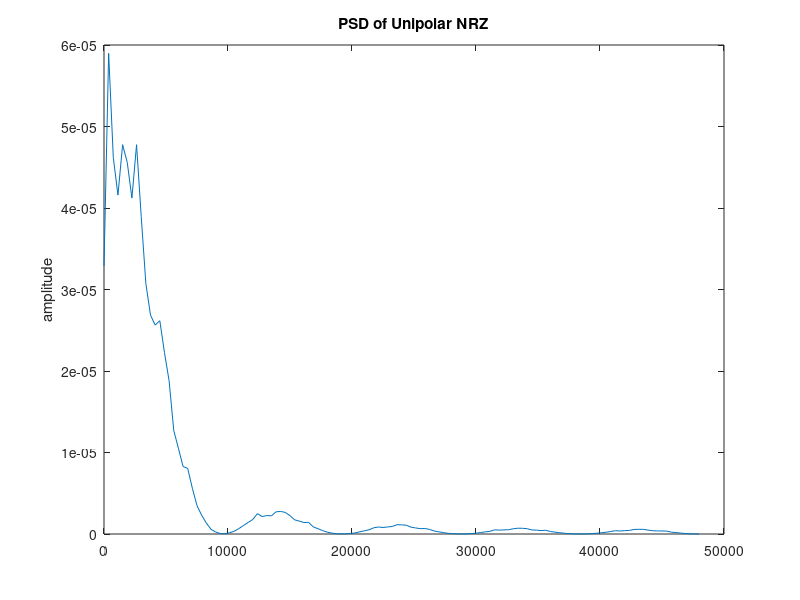
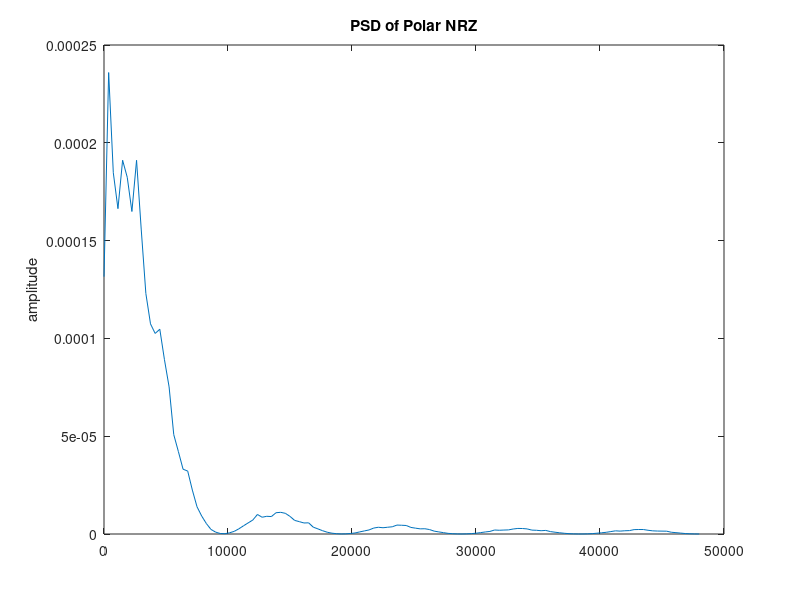
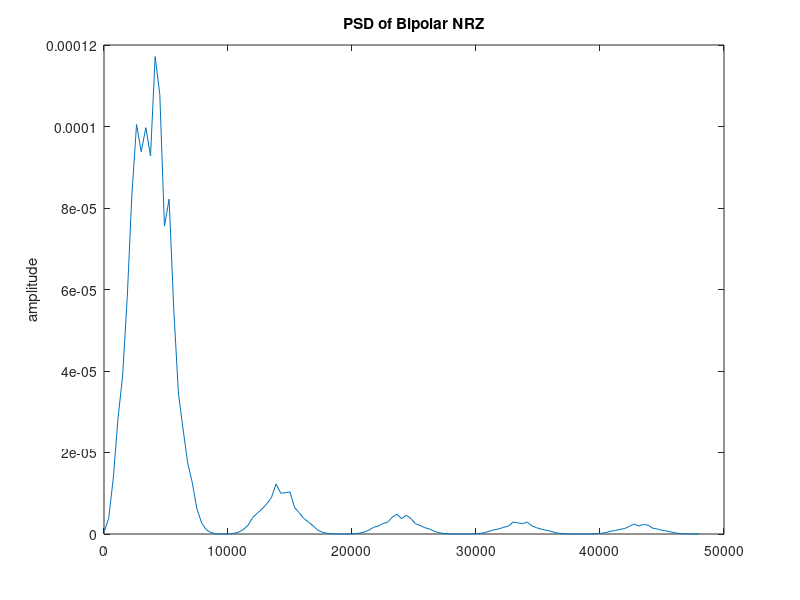
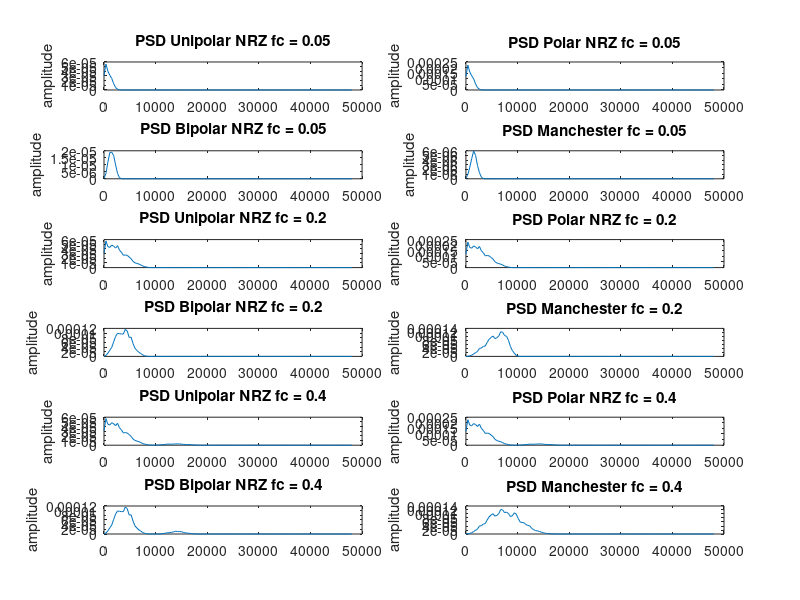

Recreate these plots in MATLAB, in order.
clear all; clc;
% diseño del filtro
m = [1 1 0 0];
o = 100;
f = [0 0.05 0.05 1];
f1 = fir2(o,f,m);
% fvtool(f1)
f = [0 0.2 0.2 1];
f2 = fir2(o,f,m);
% fvtool(f2)
f = [0 0.4 0.4 1];
f3 = fir2(o,f,m);
% fvtool(f3)
%% filter
% ventajas vectores mismo tamaño
% xnrz_filtered = filter(f1,1,xnrz);% denominador 1
%% conv
% en la convolucion suma de los dos vectores -1
% si deseo observar transitorios utilizo convolucion
% xnrz_filtered = conv(f1,xnrz)
%%  Unipolar NRZ % % %
bits = randi([0 1],1024,1); % Generarte random bits
mp = 10; % samples per pulse
Fs = 96000;
Ts = 1/Fs;
% The bit rate is Rb= Rs= Fs / mp, because 1 bit= 1 %symbol and % every symbol has mpsamples per bit
Rs = Fs / mp;
pbase = rectwin(mp); % Pulso completo;
% wvtool(pbase)
s = zeros(1,numel(bits)*mp);
s(1:mp:end) = bits;
% subplot(3,1,1); stem(s(1:mp*16)); title('tren de impulsos');
unrz = conv(pbase,s);
% subplot(3,1,3);
figure;pwelch(unrz,[],[],[],Fs,'power'); title('PSD of Unipolar NRZ');
% subplot(3,1,2);plot(unrz(1:mp*16)); title('Unipolar NRZ');
%% Polar NRZ % 
% wvtool(pbase);
sym = (bits * 2)-1;
s = zeros(1,numel(bits)*mp);
s(1:mp:end) = sym;
% subplot(3,1,1); stem(s(1:mp*16)); title('tren de impulsos');
pnrz = conv(pbase,s);
% subplot(3,1,3);
figure;pwelch(pnrz,[],[],[],Fs,'power'); title('PSD of Polar NRZ');
% subplot(3,1,2);plot(pnrz(1:mp*16)); title('Polar NRZ');
%% Bipolar NRZ % 
% wvtool(pbase)
am = mod(1:length(bits(bits == 1)), 2); % 0s y 1s del tamaño de los bits en 1 en la variable bits
am(am == 0) = -1; % alternate mark (vector de -1s y 1s)
bits1 = bits; % para no modificar la variable original que contine los bits
bits1(bits == 1) = am; % alternate mark inversion AMI (tres estados)
s = zeros(1,numel(bits1)*mp);
s(1:mp:end) = bits1;
% subplot(3,1,1);stem(s(1:mp*16)); title('tren de impulsos');
bnrz = conv(pbase,s);
% subplot(3,1,3);
figure;pwelch(bnrz,[],[],[],Fs,'power'); title('PSD of Bipolar NRZ');
% subplot(3,1,2);plot(bnrz(1:mp*16));title('Bipolar NRZ');
% figure;powerbw(bnrz,Fs) % para obtener el bw de -3dB
%% Manchester % %
pM = [-ones(1,mp/2) ones(1,mp/2)]; %pulso base
% wvtool(pM);
sym = (bits * 2)-1;
s = zeros(1,numel(bits)*mp);% tren de impulsos
s(1:mp:end) = sym; %tren
% subplot(3,1,1); stem(s(1:mp*16)); title('tren de impulsos'); 
xM = conv(pM,s);
% subplot(3,1,3); pwelch(xM,200,100,200,Fs,'power'); title('PSD of Manchester');
% subplot(3,1,3); 
figure;pwelch(xM,[],[],[],Fs,'power'); title('PSD of Manchester');
% subplot(3,1,2); plot(xM(1:mp*16));title('Manchester');
%% filtrar y graficar espectro
unrz_filter005 = filter(f1,1,unrz);% denominador 1
subplot(6,2,1)
pwelch(unrz_filter005,[],[],[],Fs,'power'); title('PSD Unipolar NRZ fc = 0.05');

pnrz_filter005 = filter(f1,1,pnrz);% denominador 1
subplot(6,2,2)
pwelch(pnrz_filter005,[],[],[],Fs,'power'); title('PSD Polar NRZ fc = 0.05');

bnrz_filter005 = filter(f1,1,bnrz);% denominador 1
subplot(6,2,3)
pwelch(bnrz_filter005,[],[],[],Fs,'power'); title('PSD Bipolar NRZ fc = 0.05');

xM_filter005 = filter(f1,1,xM);% denominador 1
subplot(6,2,4)
pwelch(xM_filter005,[],[],[],Fs,'power'); title('PSD Manchester fc = 0.05');


unrz_filter02 = filter(f2,1,unrz);% denominador 1
subplot(6,2,5)
pwelch(unrz_filter02,[],[],[],Fs,'power'); title('PSD Unipolar NRZ fc = 0.2');

pnrz_filter02 = filter(f2,1,pnrz);% denominador 1
subplot(6,2,6)
pwelch(pnrz_filter02,[],[],[],Fs,'power'); title('PSD Polar NRZ fc = 0.2');

bnrz_filter02 = filter(f2,1,bnrz);% denominador 1
subplot(6,2,7)
pwelch(bnrz_filter02,[],[],[],Fs,'power'); title('PSD Bipolar NRZ fc = 0.2');

xM_filter02 = filter(f2,1,xM);% denominador 1
subplot(6,2,8)
pwelch(xM_filter02,[],[],[],Fs,'power'); title('PSD Manchester fc = 0.2');


unrz_filter04 = filter(f3,1,unrz);% denominador 1
subplot(6,2,9)
pwelch(unrz_filter04,[],[],[],Fs,'power'); title('PSD Unipolar NRZ fc = 0.4');

pnrz_filter04 = filter(f3,1,pnrz);% denominador 1
subplot(6,2,10)
pwelch(pnrz_filter04,[],[],[],Fs,'power'); title('PSD Polar NRZ fc = 0.4');

bnrz_filter04 = filter(f3,1,bnrz);% denominador 1
subplot(6,2,11)
pwelch(bnrz_filter04,[],[],[],Fs,'power'); title('PSD Bipolar NRZ fc = 0.4');

xM_filter04 = filter(f3,1,xM);% denominador 1
subplot(6,2,12)
pwelch(xM_filter04,[],[],[],Fs,'power'); title('PSD Manchester fc = 0.4');
%% Grafique (utilizando la función stem ( ) ) las señales originales y las filtradas (16 figuras) usando solamente los 
% primeros 16 bits ( es decir con 16 x mp muestras + el retardo del filtro). 

figure;
subplot(4,1,1); stem(unrz(1:mp*16)); title('Unipolar NRZ');
subplot(4,1,2); stem(unrz_filter005(47:mp*16+47)); title('Unipolar NRZ fc = 0.05');
subplot(4,1,3); stem(unrz_filter02(50:mp*16+50)); title('Unipolar NRZ fc = 0.2');
subplot(4,1,4); stem(unrz_filter04(50:mp*16+50)); title('Unipolar NRZ fc = 0.4');
figure;
subplot(4,1,1); stem(pnrz(1:mp*16)); title('Polar NRZ');
subplot(4,1,2); stem(pnrz_filter005(47:mp*16+47)); title('Polar NRZ fc = 0.05');
subplot(4,1,3); stem(pnrz_filter02(50:mp*16+50)); title('Polar NRZ fc = 0.2');
subplot(4,1,4); stem(pnrz_filter04(50:mp*16+50)); title('Polar NRZ fc = 0.4');
figure;
subplot(4,1,1); stem(bnrz(1:mp*16));title('Bipolar NRZ');
subplot(4,1,2); stem(bnrz_filter005(47:mp*16+47));title('Bipolar NRZ fc = 0.05');
subplot(4,1,3); stem(bnrz_filter02(50:mp*16+50));title('Bipolar NRZ fc = 0.2');
subplot(4,1,4); stem(bnrz_filter04(50:mp*16+50));title('Bipolar NRZ fc = 0.4');
figure;
subplot(4,1,1); stem(xM(1:mp*16));title('Manchester');
subplot(4,1,2); stem(xM_filter005(47:mp*16+47));title('Manchester fc = 0.05');
subplot(4,1,3); stem(xM_filter02(50:mp*16+50));title('Manchester fc = 0.2');
subplot(4,1,4); stem(xM_filter04(50:mp*16+50));title('Manchester fc = 0.4');